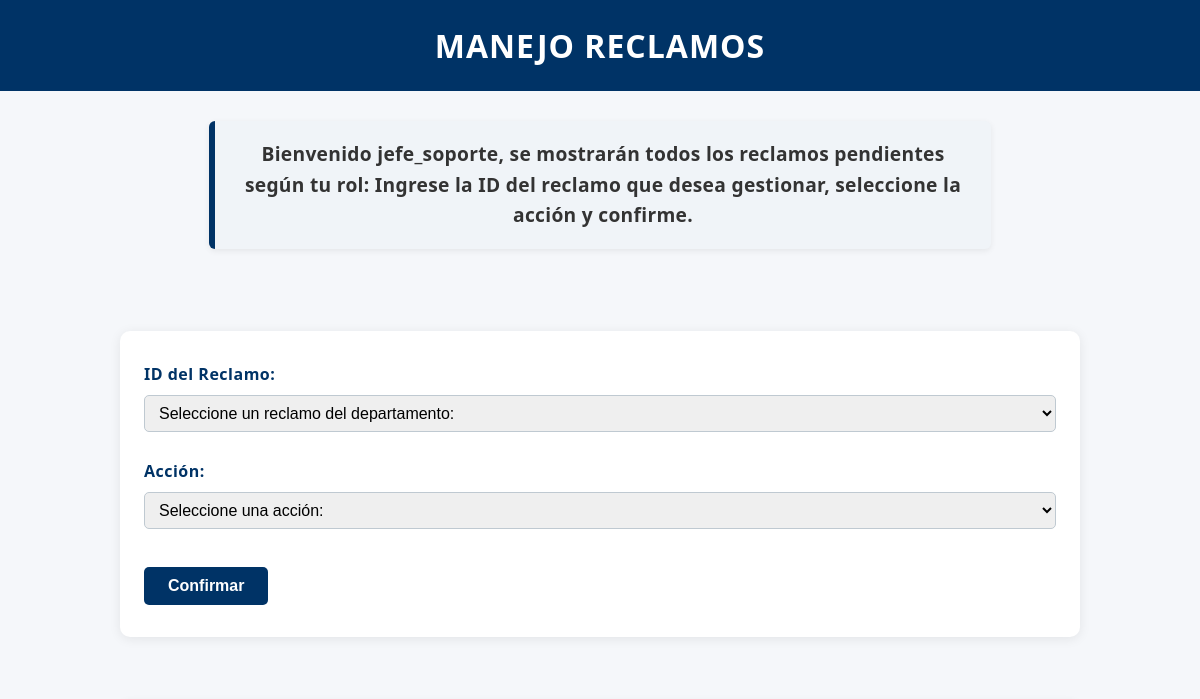
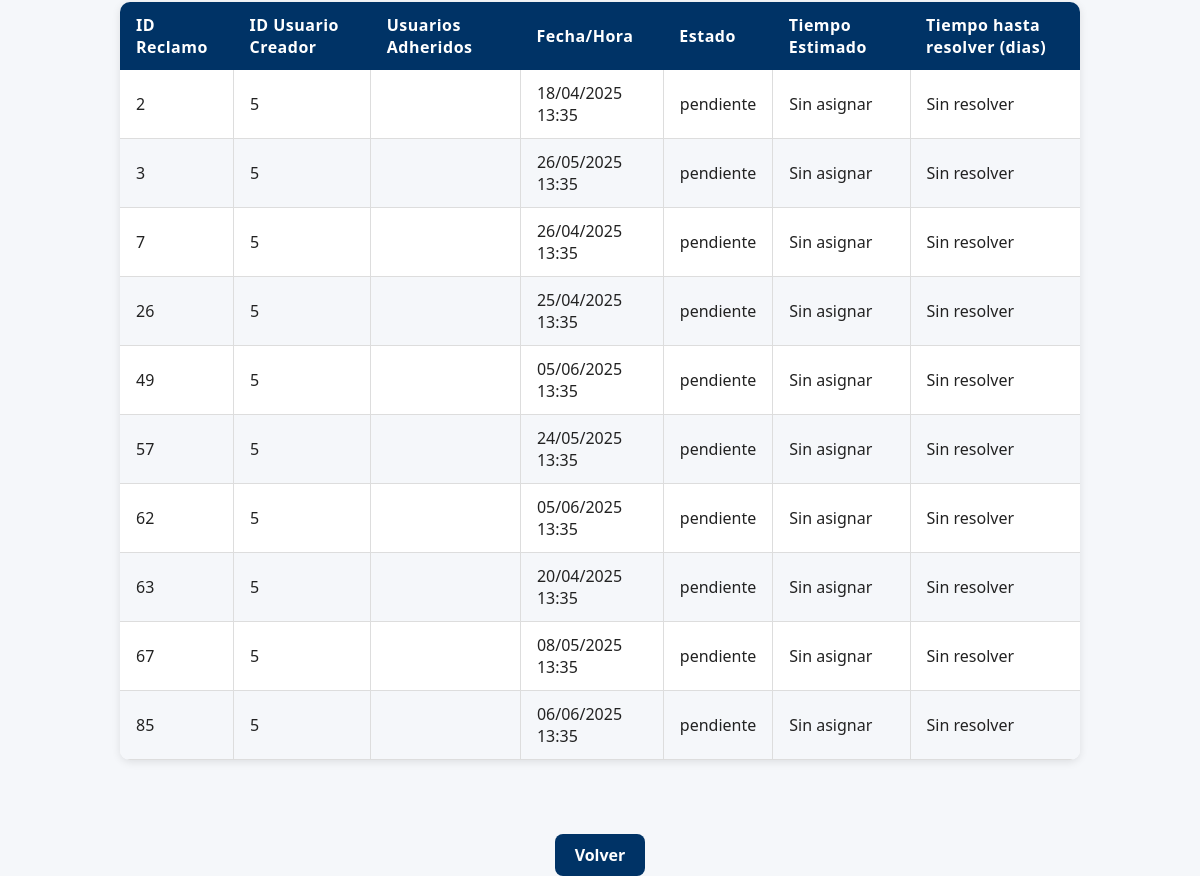
Before: /manejar_reclamos (signed in) with the older database file (2 pictures, top to bottom).
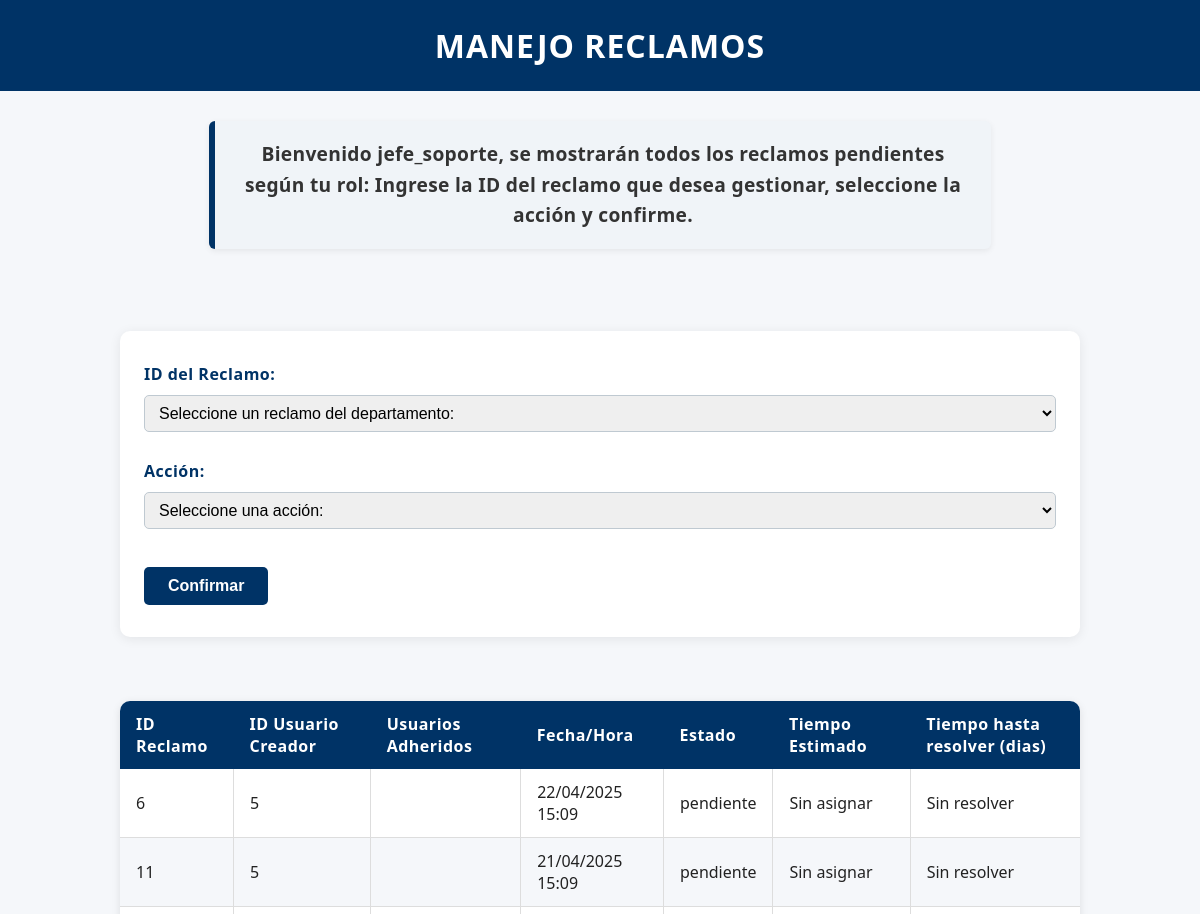
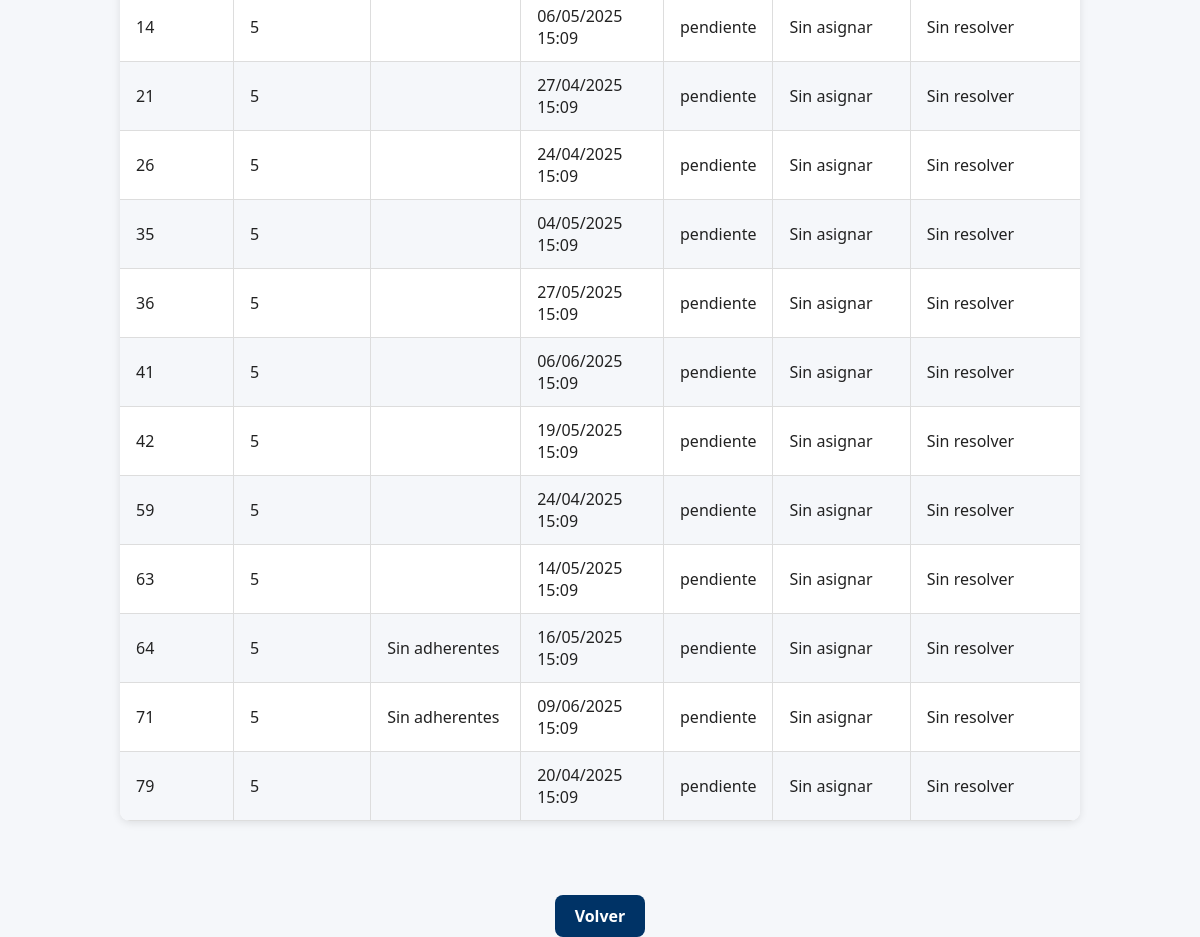
After: the same page with the newer database file (2 pictures, top to bottom).
### modules/modelos.py (models this page shows)
class Base(DeclarativeBase):
    pass

class ModeloReclamo(Base):
    __tablename__ = 'reclamos'
    id = Column(Integer, primary_key=True)
    estado = Column(String, default="pendiente")
    fecha_hora = Column(DateTime, default=datetime.utcnow)
    contenido = Column(String)
    usuario_id = Column(Integer, ForeignKey('usuarios.id'))
    departamento = Column(String)
    clasificacion = Column(String)
    cantidad_adherentes = Column(Integer, default=1) #Se contabiliza como adherente el usuario que crea el reclamo
    tiempo_estimado = Column(Integer,default=0) #Solo se cambia cuando el reclamo pasa de pendiente -->en proceso
    resuelto_en = Column(Integer,default=None) #Representa la cantidad de días que se tardó en resolver un reclamo
    usuarios = relationship(
        "ModeloUsuario",
        secondary=usuarios_reclamos,
        back_populates="reclamos"
    )
    usuario = relationship("ModeloUsuario", foreign_keys=[usuario_id], backref="reclamos_creados")
    @property
    def adherentes_ids(self):
        return [usuario.id for usuario in self.usuarios]

### server.py (the view, shortened to what this page needs)
@app.route("/manejar_reclamos", methods=["GET", "POST"])
@login_required
def manejo_reclamos():
    rol = current_user.rol
    if rol not in ['1', '2', '3', '4']:
        flash("No tienes permisos para acceder.", "danger")
        return redirect(url_for('index'))
    reclamos = repo_reclamos.obtener_todos_los_registros(usuario_id=current_user.id)
    selected_id = None
    return render_template(
        'manejo_reclamos.html',
        reclamos=reclamos,
        usuario=current_user,
        selected_id=selected_id,
        date=date
    )

### modules/login.py (called while the page is built)
    @property
    def is_authenticated(self):
        return True

### modules/repositorio.py (called while the page is built)
    def obtener_registro_por_filtro(self, campo, valor, campo2=None, valor2=None):
        query = self.__session.query(ModeloUsuario).filter(getattr(ModeloUsuario, campo) == valor)
        if campo2 and valor2:
            query = query.filter(getattr(ModeloUsuario, campo2) == valor2)
        modelo = query.first()
        if modelo:
            return self.__map_modelo_a_entidad(modelo)
        return None

    def __map_modelo_a_entidad(self, modelo: ModeloUsuario):
        return Usuario(
            nombre=modelo.nombre,
            apellido=modelo.apellido,
            email=modelo.email,
            nombre_de_usuario=modelo.nombre_de_usuario,
            contraseña=modelo.contraseña,
            rol=modelo.rol,
            claustro=modelo.claustro,
            id=modelo.id
        )

    def obtener_todos_los_registros(self, usuario_id):
        return self.__session.query(ModeloReclamo).filter_by(usuario_id=usuario_id).all()

### modules/usuarios.py (called while the page is built)
    @property
    def nombre(self):
        return self.__nombre

    @property
    def apellido(self):
        return self.__apellido

    @property
    def rol(self):
        return self.__rol

### templates/manejo_reclamos.html (shortened to what this page needs)
<!DOCTYPE html>
<html lang="es">
<head>
    <link rel="stylesheet" href="{{ url_for('static', filename='style.css') }}">
</head>
<body class="pagina-manejo-reclamos">
    <header class="header-principal">
        <h1 class="titulo-principal">MANEJO RECLAMOS</h1>
        <div class="saludo">
            Bienvenido {{ current_user.nombre_de_usuario }}, se mostrarán todos los reclamos pendientes según tu rol:
            Ingrese la ID del reclamo que desea gestionar, seleccione la acción y confirme.
        </div>
    </header>
    <main class="contenedor-manejo">
        <div class="formulario-contenedor">
            <form class="formulario-manejo" action="{{ url_for('manejo_reclamos') }}" method="POST">
                <div class="form-group">
                    <label for="reclamo_id">ID del Reclamo:</label>
                    <select id="reclamo_id" name="reclamo_id" required>
                        <option value="" disabled selected>Seleccione un reclamo del departamento:</option>
                    </select>
                </div>
                <div class="form-group">
                    <label for="accion">Acción:</label>
                    <select id="accion" name="accion" required>
                        <option value="" disabled selected>Seleccione una acción:</option>
                    </select>
                </div>
                <button type="submit">Confirmar</button>
            </form>
        </div>
        <div>
            <table class="tabla-reclamos">
                <thead>
                    <tr>
                        <th>ID Reclamo</th>
                        <th>ID Usuario Creador</th>
                        <th>Usuarios Adheridos</th>
                        <th>Fecha/Hora</th>
                        <th>Estado</th>
                        <th>Tiempo Estimado</th>
                        <th>Tiempo hasta resolver (dias)</th>
                    </tr>
                </thead>
                <tbody>
                    {% for reclamo in reclamos if reclamo.estado != 'invalido' %}
                        <tr>
                            <td>{{ reclamo.id }}</td>
                            <td>{{ reclamo.usuario_id }}</td>
                            <td>
                                {% if reclamo.cantidad_adherentes == 1 %}
                                    Sin adherentes
                                {% else %}
                                    {% for id_usuario in reclamo.adherentes_ids %}
                                        {{ id_usuario }}{% if not loop.last %}, {% endif %}
                                    {% endfor %}
                                {% endif %}
                            </td>
                            <td>{{ reclamo.fecha_hora.strftime('%d/%m/%Y %H:%M') }}</td>
                            <td>{{ reclamo.estado }}</td>
                            <td>
                                {% if reclamo.estado == 'resuelto' %}
                                    ######
                                {% elif reclamo.tiempo_estimado == 0 %}
                                    Sin asignar
                                {% else %}
                                    {{ reclamo.tiempo_estimado }}
                                {% endif %}
                            </td>
                            <td>
                                {%if reclamo.estado == 'resuelto'%}
                                    {{reclamo.resuelto_en}}
                                {%else%}
                                    Sin resolver
                                {%endif%}
                            </td>
                        </tr>
                    {% else %}
                        <tr><td colspan="6" style="text-align:center;">No hay reclamos pendientes.</td></tr>
                    {% endfor %}
                </tbody>
            </table>
        </div>
    </main>
    <div class="volver-contenedor" style="text-align: center; margin: 30px 0;">
        <a href="{{ url_for('inicio') }}" class="enlace-boton">Volver</a>
    </div>
</body>
</html>

Changed rows visible on the page:
no longer on this page (row edited): ModeloReclamo: id "2", usuario_id "5", fecha_hora "18/04/2025 13:35", estado "pendiente", tiempo_estimado "Sin asignar", shows "Sin resolver"
no longer on this page (row edited): ModeloReclamo: id "3", usuario_id "5", fecha_hora "26/05/2025 13:35", estado "pendiente", tiempo_estimado "Sin asignar", shows "Sin resolver"
no longer on this page (row edited): ModeloReclamo: id "7", usuario_id "5", fecha_hora "26/04/2025 13:35", estado "pendiente", tiempo_estimado "Sin asignar", shows "Sin resolver"
no longer on this page (row edited): ModeloReclamo: id "49", usuario_id "5", fecha_hora "05/06/2025 13:35", estado "pendiente", tiempo_estimado "Sin asignar", shows "Sin resolver"
no longer on this page (row edited): ModeloReclamo: id "57", usuario_id "5", fecha_hora "24/05/2025 13:35", estado "pendiente", tiempo_estimado "Sin asignar", shows "Sin resolver"
no longer on this page (row edited): ModeloReclamo: id "62", usuario_id "5", fecha_hora "05/06/2025 13:35", estado "pendiente", tiempo_estimado "Sin asignar", shows "Sin resolver"
no longer on this page (row edited): ModeloReclamo: id "67", usuario_id "5", fecha_hora "08/05/2025 13:35", estado "pendiente", tiempo_estimado "Sin asignar", shows "Sin resolver"
no longer on this page (row edited): ModeloReclamo: id "85", usuario_id "5", fecha_hora "06/06/2025 13:35", estado "pendiente", tiempo_estimado "Sin asignar", shows "Sin resolver"
now on this page (row edited): ModeloReclamo: id "6", usuario_id "5", fecha_hora "22/04/2025 15:09", estado "pendiente", tiempo_estimado "Sin asignar", shows "Sin resolver"
now on this page (row edited): ModeloReclamo: id "11", usuario_id "5", fecha_hora "21/04/2025 15:09", estado "pendiente", tiempo_estimado "Sin asignar", shows "Sin resolver"
now on this page (row edited): ModeloReclamo: id "14", usuario_id "5", fecha_hora "06/05/2025 15:09", estado "pendiente", tiempo_estimado "Sin asignar", shows "Sin resolver"
now on this page (row edited): ModeloReclamo: id "21", usuario_id "5", fecha_hora "27/04/2025 15:09", estado "pendiente", tiempo_estimado "Sin asignar", shows "Sin resolver"
changed ModeloReclamo id 26: fecha_hora "25/04/2025 13:35" → "24/04/2025 15:09"
now on this page (row edited): ModeloReclamo: id "35", usuario_id "5", fecha_hora "04/05/2025 15:09", estado "pendiente", tiempo_estimado "Sin asignar", shows "Sin resolver"
now on this page (row edited): ModeloReclamo: id "36", usuario_id "5", fecha_hora "27/05/2025 15:09", estado "pendiente", tiempo_estimado "Sin asignar", shows "Sin resolver"
now on this page (row edited): ModeloReclamo: id "41", usuario_id "5", fecha_hora "06/06/2025 15:09", estado "pendiente", tiempo_estimado "Sin asignar", shows "Sin resolver"
now on this page (row edited): ModeloReclamo: id "42", usuario_id "5", fecha_hora "19/05/2025 15:09", estado "pendiente", tiempo_estimado "Sin asignar", shows "Sin resolver"
now on this page (row edited): ModeloReclamo: id "59", usuario_id "5", fecha_hora "24/04/2025 15:09", estado "pendiente", tiempo_estimado "Sin asignar", shows "Sin resolver"
changed ModeloReclamo id 63: fecha_hora "20/04/2025 13:35" → "14/05/2025 15:09"
now on this page (row edited): ModeloReclamo: id "64", usuario_id "5", cantidad_adherentes "Sin adherentes", fecha_hora "16/05/2025 15:09", estado "pendiente", tiempo_estimado "Sin asignar", shows "Sin resolver"
now on this page (row edited): ModeloReclamo: id "71", usuario_id "5", cantidad_adherentes "Sin adherentes", fecha_hora "09/06/2025 15:09", estado "pendiente", tiempo_estimado "Sin asignar", shows "Sin resolver"
now on this page (row edited): ModeloReclamo: id "79", usuario_id "5", fecha_hora "20/04/2025 15:09", estado "pendiente", tiempo_estimado "Sin asignar", shows "Sin resolver"
